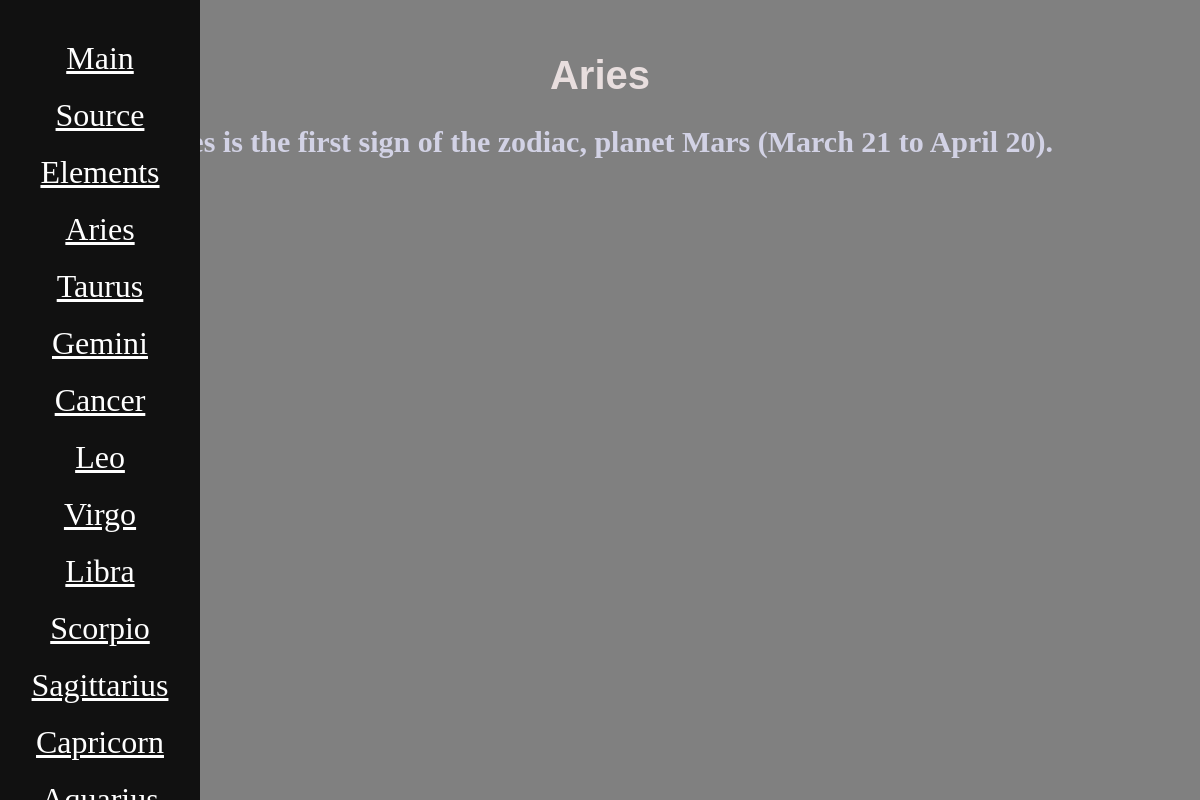
The page /horoscope/aries/ on the database its author committed.
### horoscope/models.py (models this page shows)
class Zodiac(models.Model):
    Fire = 'Fire'
    Water = 'Water'
    Earth = 'Earth'
    Air = 'Air'
    ELEMENTS = [
        (Fire, 'Fire'),
        (Water, 'Water'),
        (Earth, 'Earth'),
        (Air, 'Air'),
    ]
    name = models.CharField(max_length=30)
    description = models.CharField(max_length=1000)
    photo = models.ImageField(blank=True, null=True)
    number = models.IntegerField(default=1)
    element = models.CharField(max_length=5, choices=ELEMENTS, default='Fire')
    def __str__(self):
        return f'{self.name}'

### horoscope/views.py (the view)
# urls.py: path('<str:sign_zodiac>/', views.zodiac, name='horoscope-name'),
def zodiac(request, sign_zodiac: str):
    zodiac = get_object_or_404(Zodiac, name=sign_zodiac.title())
    zodiacs = Zodiac.objects.all()
    data = {
        'zodiac': zodiac,
        'zodiacs': zodiacs,
    }
    return render(request, 'horoscope/info_zodiac.html', context=data)

### horoscope/templates/horoscope/info_zodiac.html (shortened to what this page needs)
{% extends 'base.html' %}
    {% load static %}
    {% block css_additional %}
`       <link rel="stylesheet" href=" {% static 'horoscope/css/info_zodiac.css' %}">
    {% endblock %}
{% block content %}
    {% include 'includes/navbar.html' %}
    <h1> {{ zodiac.name }}</h1>
    <h2>{{ zodiac.description }}</h2>
{% endblock %}

### horoscope/templates/includes/navbar.html
<nav>
    <a href="{% url 'horoscope-index' %}">Main</a>
    <a href="https://www.homeenglish.ru/OtherGoroscop.htm">Source</a>
    <a href="{% url 'horoscope-elements' %}">Elements</a>
    {% for zodiac in zodiacs %}
    <a href="{% url 'horoscope-name' sign_zodiac=zodiac|lower %}">{{ zodiac.name|title }}</a>
    {% endfor %}
</nav>

### static/css/base.css (style rules this page uses)
html { background-color: grey; }
nav { text-align: center; color: white; font-size: 2rem; height: 100%; width: 200px; position: fixed; z-index: 1; top: 0; left: 0; background-color: #111; overflow-x: hidden; padding-top: 20px; }
nav a { color: white; display: block; font-size: 2rem; margin: 20px; }

### horoscope/static/horoscope/css/info_zodiac.css (style rules this page uses)
h2 { color: #d2d2e5; text-align: center; font-family: "Comic Sans MS", "Comic Sans", cursive; font-size: 30px; }
h1 { color: #e8dede; text-align: center; font-family: Geneva, Arial, Helvetica, sans-serif; font-size: 40px; }

### rows shown on the page
Zodiac: name "Aries", description "Aries is the first sign of the zodiac, planet Mars (March 21 to April 20)."
Zodiac: name "Taurus"
Zodiac: name "Gemini"
Zodiac: name "Cancer"
Zodiac: name "Leo"
Zodiac: name "Virgo"
Zodiac: name "Libra"
Zodiac: name "Scorpio"
Zodiac: name "Sagittarius"
Zodiac: name "Capricorn"
